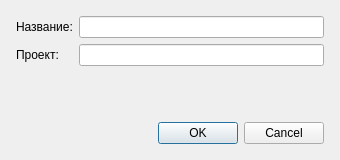
<?xml version="1.0" encoding="UTF-8"?>
<ui version="4.0">
 <class>TaskDialog</class>
 <widget class="QDialog" name="TaskDialog">
  <property name="geometry"><rect><x>0</x><y>0</y><width>340</width><height>160</height></rect></property>
  <property name="windowTitle"><string>Задача</string></property>
  <layout class="QVBoxLayout" name="verticalLayout">
   <property name="margin"><number>16</number></property>
   <item>
    <layout class="QFormLayout" name="formLayout">
     <item row="0" column="0"><widget class="QLabel" name="label"><property name="text"><string>Название:</string></property></widget></item>
     <item row="0" column="1"><widget class="QLineEdit" name="editName"/></item>
     <item row="1" column="0"><widget class="QLabel" name="label2"><property name="text"><string>Проект:</string></property></widget></item>
     <item row="1" column="1"><widget class="QLineEdit" name="editProject"/></item>
    </layout>
   </item>
   <item>
    <widget class="QDialogButtonBox" name="buttonBox">
     <property name="orientation"><enum>Qt::Horizontal</enum></property>
     <property name="standardButtons"><set>QDialogButtonBox::Cancel|QDialogButtonBox::Ok</set></property>
    </widget>
   </item>
  </layout>
 </widget>
 <resources/>
 <connections>
  <connection><sender>buttonBox</sender><signal>accepted()</signal><receiver>TaskDialog</receiver><slot>accept()</slot></connection>
  <connection><sender>buttonBox</sender><signal>rejected()</signal><receiver>TaskDialog</receiver><slot>reject()</slot></connection>
 </connections>
</ui>
